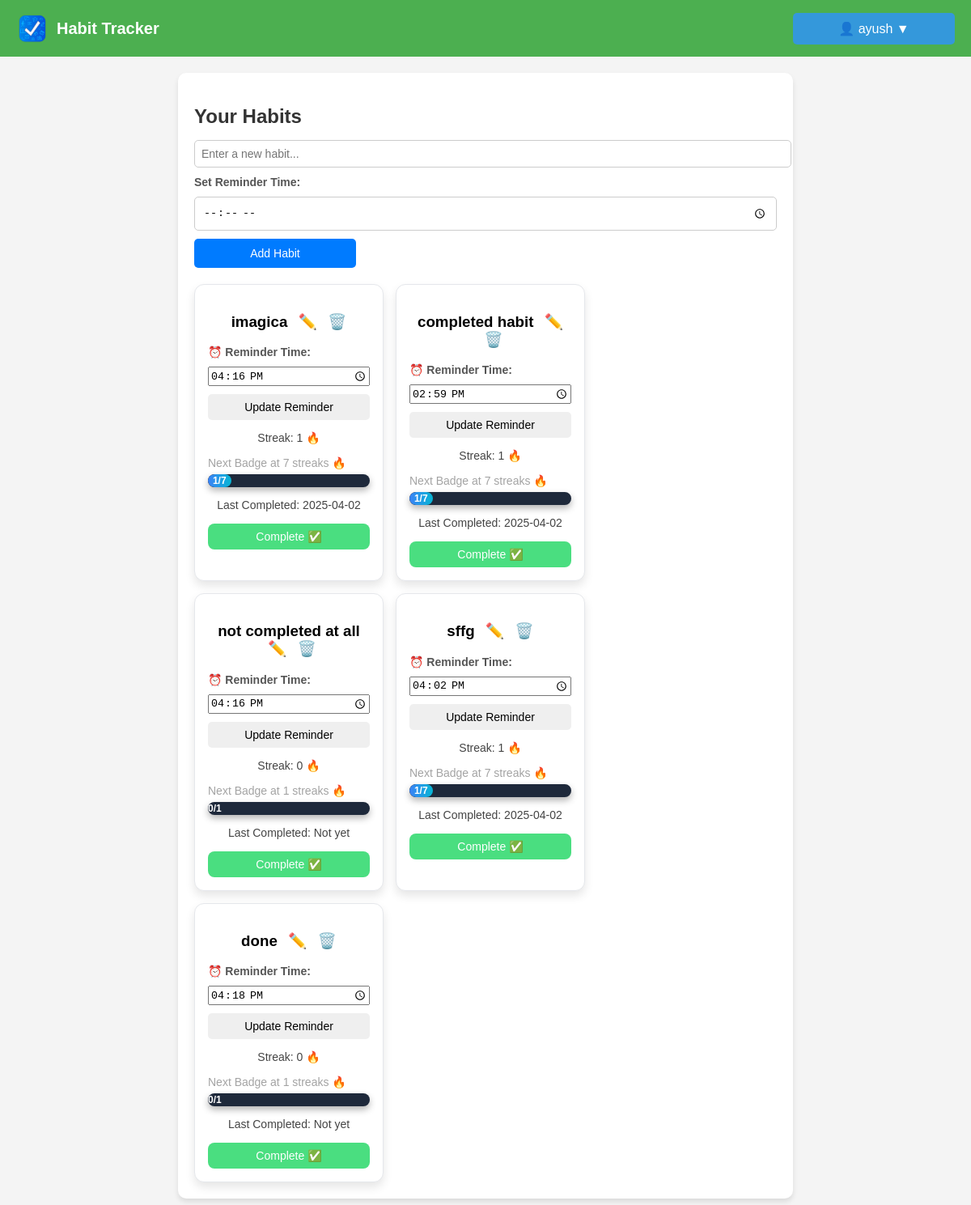
The page /manage-habits (signed in) on the database as committed earlier.
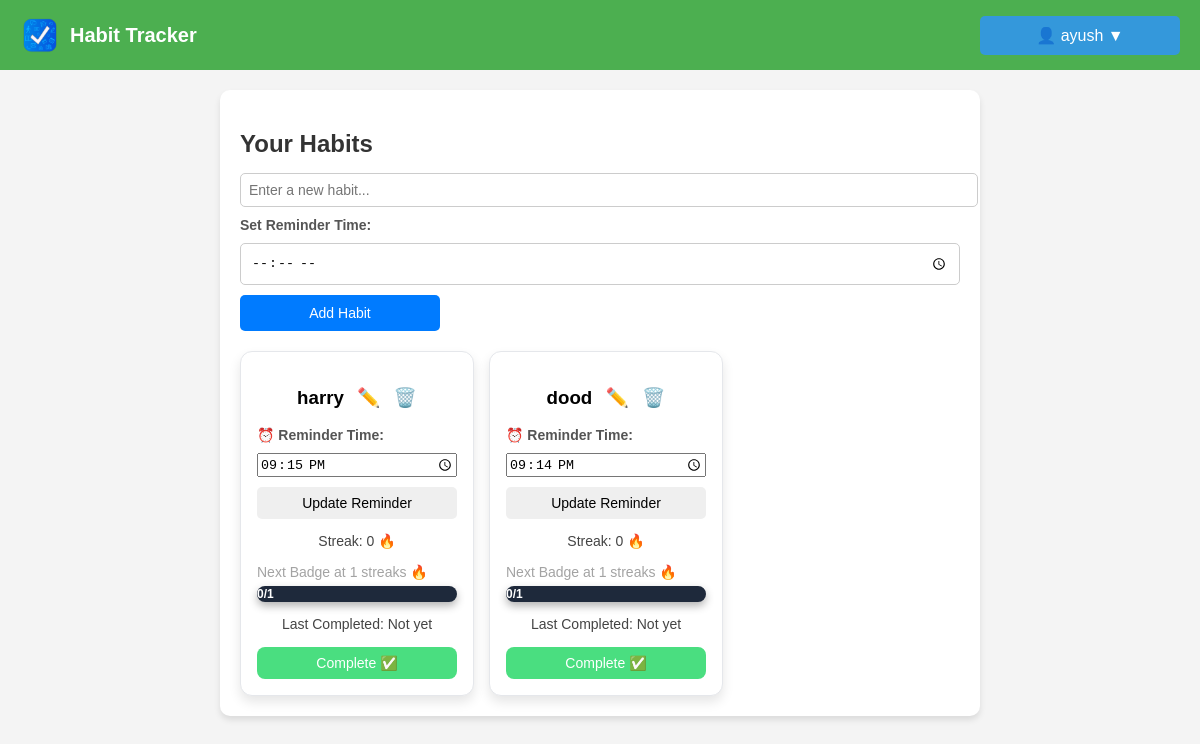
The same page on the database as committed later.
### models.py (models this page shows, shortened)
class Activity(db.Model):
    id = db.Column(db.Integer, primary_key=True)
    name = db.Column(db.String(120), nullable=False)
    user_id = db.Column(db.Integer, db.ForeignKey('user.id'), nullable=False)
    streak = db.Column(db.Integer, default=0)
    last_completed = db.Column(db.DateTime, default=None)
    date_added = db.Column(db.Date, default=datetime.utcnow)
    status = db.Column(db.String(10), default='active')
    reminder_time = db.Column(db.Time, nullable=True)

### routes.py (the view)
@main_bp.route('/manage-habits')
def manage_habits():
    if 'user_id' not in session:
        flash("Please log in to view your habits.", "danger")
        return redirect(url_for('main.login'))
    user_id = session['user_id']
    habits = Activity.query.filter(Activity.user_id == user_id, Activity.status == "active").all()
    return render_template('manage_habits.html', activities=habits)

### templates/manage_habits.html (shortened to what this page needs)
<!DOCTYPE html>
<html lang="en">
  <head>
    <link
      rel="stylesheet"
      href="{{ url_for('static', filename='styles.css') }}"
    />
  </head>
  <body>
    <nav class="navbar">
      <div class="logo">
        <img
          src="{{ url_for('static', filename='logo.png') }}"
          alt="Habit Tracker Logo"
        />
        <span class="app-name">Habit Tracker</span>
      </div>
      <div class="nav-buttons">
        {% if session['user_id'] %}
        <div class="dropdown">
          <button class="dropbtn">👤 {{ session['username'] }} ▼</button>
        </div>
        {% else %}
        <a href="{{ url_for('main.register') }}" class="btn">Register</a>
        <a href="{{ url_for('main.login') }}" class="btn btn-outline">Login</a>
        {% endif %}
      </div>
    </nav>
    <div class="container">
      <h2>Your Habits</h2>
      <form
        method="POST"
        action="{{ url_for('main.add_habit') }}"
        class="habit-form"
      >
        <input
          type="text"
          name="habit_name"
          placeholder="Enter a new habit..."
          required
        />
        <label for="reminder_time">Set Reminder Time:</label>
        <input type="time" name="reminder_time" required />
        <button type="submit">Add Habit</button>
      </form>
      <div class="habit-list">
        {% if activities %}
        {% for habit in activities %}
        {% set badge_milestones = [1, 7, 30, 180, 360] %}
        {% set next_badge = badge_milestones | select("greaterthan", habit.streak) | list | first %}
        <div class="habit-card">
          <h3>
            {{ habit.name }}
            <a href="{{ url_for('main.edit_habit', habit_id=habit.id) if habit.id else '#' }}" title="Edit Habit">✏️</a>
            <a href="{{ url_for('main.confirm_delete', habit_id=habit.id) }}" title="Delete Habit">🗑️</a>
          </h3>
          <form action="{{ url_for('main.update_reminder', habit_id=habit.id) }}" method="POST">
            <label for="reminder_time_{{ habit.id }}">⏰ Reminder Time:</label>
            <input
              type="time"
              id="reminder_time_{{ habit.id }}"
              name="reminder_time"
              value="{{ habit.reminder_time.strftime('%H:%M') if habit.reminder_time else '' }}"
              required
            />
            <button type="submit" class="update-btn">Update Reminder</button>
          </form>
          <p>Streak: {{ habit.streak }} 🔥</p>
          {% if next_badge %}
          <p class="next-badge-info">Next Badge at {{ next_badge }} streaks 🔥</p>
          <div class="progress-container next-badge-bar">
            <div class="progress-bar-next" style="width: {{ (habit.streak / next_badge) * 100 }}%;">
              {{ habit.streak }}/{{ next_badge }}
            </div>
          </div>
          {% else %}
          <p class="next-badge-info">🎯 You've unlocked all badges! Keep going! 🚀</p>
          {% endif %}
          <p>Last Completed: {{ habit.last_completed.strftime('%Y-%m-%d') if habit.last_completed else "Not yet" }}</p>
          <form action="{{ url_for('main.complete_habit', habit_id=habit.id) }}" method="POST">
            <button type="submit" class="complete-btn">Complete ✅</button>
          </form>
        </div>
        {% endfor %}
        {% else %}
        <p>No habits found. <a href="{{ url_for('main.manage_habits') }}">Add a new habit</a></p>
        {% endif %}
      </div>
    </div>
  </body>
</html>

Rows that differ between the two databases and show on the page:
removed Activity: name "imagica", reminder_time "16:16", streak "1", next_badge "7", last_completed "2025-04-02"
removed Activity: name "completed habit", reminder_time "14:59", streak "1", next_badge "7", last_completed "2025-04-02"
removed Activity: name "not completed at all", reminder_time "16:16", streak "0", next_badge "1", last_completed "Not yet"
removed Activity: name "sffg", reminder_time "16:02", streak "1", next_badge "7", last_completed "2025-04-02"
removed Activity: name "done", reminder_time "16:18", streak "0", next_badge "1", last_completed "Not yet"
added Activity: name "harry", reminder_time "21:15", streak "0", next_badge "1", last_completed "Not yet"
added Activity: name "dood", reminder_time "21:14", streak "0", next_badge "1", last_completed "Not yet"
